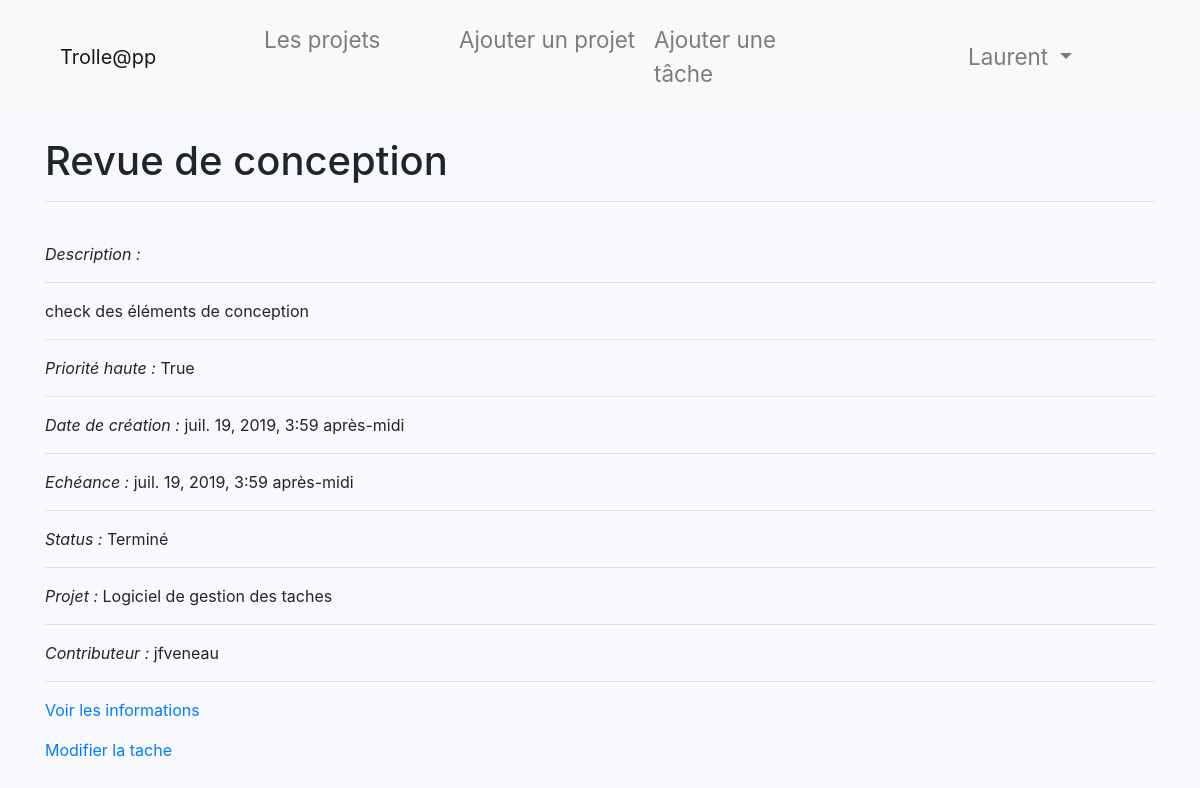
The page /projmanager/task/10/ (signed in) on the database its author committed.
### projmanager/models.py (models this page shows, shortened)
class Task(models.Model):
    description = models.CharField(max_length=250)
    title = models.CharField(max_length=50)
    starting_date = models.DateTimeField()
    deadline = models.DateTimeField()
    priority = models.BooleanField(default=True)
    id_user = models.ForeignKey(User, on_delete=models.CASCADE)
    id_status = models.ForeignKey(Status, on_delete=models.CASCADE)
    id_project = models.ForeignKey(Project, on_delete=models.CASCADE)

class Status(models.Model):
    level = models.CharField(max_length=20)
    def __str__(self):
        return self.level

class Project(models.Model):
    title = models.CharField(max_length=200)
    description = models.TextField(max_length=200)
    version = models.IntegerField()
    def __str__(self):
        return self.title

### projmanager/views.py (the view)
# urls.py: path('task/<int:task_id>/', views.Task_Show, name='taskdetail'),
@login_required
def Task_Show(request, task_id):
    task = get_object_or_404(Task, pk=task_id)
    return render(request, 'projmanager/Task_Show.html', {'task': task})

### projmanager/templates/projmanager/Task_Show.html (shortened to what this page needs)
{% extends 'projmanager/base.html' %}
{% block content %}
    <h1>{{task.title}}</h1><hr><br>
    <p> <em>Description :</em></p><hr>
    <p> {{task.description}}</p><hr>
    <p> <em>Priorité haute : </em>{{task.priority}} </p><hr>
    <p> <em>Date de création : </em>{{task.starting_date}}</p><hr>
    <p> <em>Echéance : </em>{{task.deadline}}</p><hr>
    <p> <em>Status : </em>{{task.id_status}}</p><hr>
    <p> <em>Projet : </em>{{task.id_project}}</p><hr>
    <p> <em>Contributeur : </em>{{task.id_user}}</p><hr>
    <p><a href = "{% url "projmanager:informations" task.id %}">Voir les informations</a></p>
    <p><a href = "{% url "projmanager:taskupdate" task.id %}">Modifier la tache</a></p>
{% endblock %}

### projmanager/templates/projmanager/base.html (shortened to what this page needs)
{% load static %}
<!doctype html>
<html lang="en">
<head>
  <link rel="stylesheet" href="https://stackpath.bootstrapcdn.com/bootstrap/4.1.3/css/bootstrap.min.css">
  <link rel="stylesheet" href="{% static "projmanager/main.css" %}" />
</head>
<body>
	{% if user.is_authenticated %}
  <div class="barba">
  <nav class="navbar navbar-expand-lg navbar-light bg-light mb-4">
    <div class="container">
      <a class="navbar-brand" href="{% url 'projmanager:projects' %}">Trolle@pp</a>
      <div class="collapse navbar-collapse" id="navbarSupportedContent">
        <ul class="navbar-nav mr-auto">
          <li class="nav-item">
            <a class="nav-link" href="{% url 'projmanager:projects' %}">Les projets</a>
          </li>
            <li class="nav-item">
              <a class="nav-link" href="{% url 'projmanager:newproject' %}">Ajouter un projet</a>
            </li>
            <li class="nav-item">
             <span style=a:hover{color:white;}> <a class="nav-link" href="{% url 'projmanager:new_task' %}">Ajouter une tâche</a></span>
            </li>
          {% endif %}
        </ul>
        {% if user.is_authenticated %}
          <ul class="navbar-nav">
            <li class="nav-item dropdown">
              <a class="nav-link dropdown-toggle" href="#" id="navbarDropdown" role="button" data-toggle="dropdown" aria-haspopup="true" aria-expanded="false">
                {{ user.username }}
              </a>
            </li>
          </ul>
        {% endif %}
      </div>
    </div>
  </nav>
  </div>
  <div class="container">
    {% block content %}
    {% endblock %}
  </div>

### projmanager/static/projmanager/main.css (style rules this page uses)
body { background: #F8F8FF; }
.barba { color: white; font-size: 1.4em; }
.barba a { color: white; }
.barba a { padding: 15px; width: 195px; color: white; }
.navbar-brand { color: green; width: 200px; padding: 30px : margin: 20px : }
.nav-item, .nav-link a { color: white; }

### rows shown on the page
Task: title "Revue de conception", description "check des éléments de conception", priority "True", starting_date "juil. 19, 2019, 3:59 après-midi", deadline "juil. 19, 2019, 3:59 après-midi", id_status "Terminé", id_project "Logiciel de gestion des taches", id_user "jfveneau"

### other values the page prints
{{ user.username }} "Laurent"
